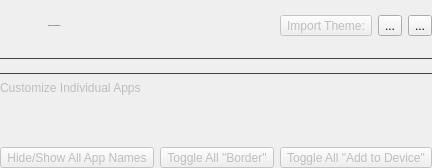
            <widget class="QWidget" name="themingPage">
             <layout class="QVBoxLayout" name="verticalLayout_23">
              <property name="leftMargin">
               <number>0</number>
              </property>
              <property name="topMargin">
               <number>0</number>
              </property>
              <property name="rightMargin">
               <number>0</number>
              </property>
              <property name="bottomMargin">
               <number>0</number>
              </property>
              <item>
               <widget class="QWidget" name="horizontalWidget_8" native="true">
                <layout class="QHBoxLayout" name="horizontalLayout_23">
                 <property name="spacing">
                  <number>10</number>
                 </property>
                 <property name="leftMargin">
                  <number>0</number>
                 </property>
                 <property name="topMargin">
                  <number>9</number>
                 </property>
                 <property name="rightMargin">
                  <number>0</number>
                 </property>
                 <property name="bottomMargin">
                  <number>9</number>
                 </property>
                 <item>
                  <widget class="QToolButton" name="themesBtn">
                   <property name="enabled">
                    <bool>true</bool>
                   </property>
                   <property name="styleSheet">
                    <string notr="true">QToolButton {
	icon-size: 24px;
	background-color: transparent;
	padding-left: 0px;
	padding-right: 5px;
	border-radius: 0px;
}</string>
                   </property>
                   <property name="icon">
                    <iconset>
                     <normaloff>:/icon/iphone-island.svg</normaloff>:/icon/iphone-island.svg</iconset>
                   </property>
                   <property name="iconSize">
                    <size>
                     <width>30</width>
                     <height>30</height>
                    </size>
                   </property>
                  </widget>
                 </item>
                 <item>
                  <widget class="QWidget" name="verticalWidget_7" native="true">
                   <layout class="QVBoxLayout" name="verticalLayout_21">
                    <property name="spacing">
                     <number>6</number>
                    </property>
                    <property name="leftMargin">
                     <number>0</number>
                    </property>
                    <property name="topMargin">
                     <number>0</number>
                    </property>
                    <property name="rightMargin">
                     <number>0</number>
                    </property>
                    <property name="bottomMargin">
                     <number>0</number>
                    </property>
                    <item>
                     <widget class="QLabel" name="themesLbl">
                      <property name="font">
                       <font>
                        <pointsize>-1</pointsize>
                        <bold>false</bold>
                       </font>
                      </property>
                      <property name="text">
                       <string>Mobile Gestalt Modifications</string>
                      </property>
                     </widget>
                    </item>
                   </layout>
                  </widget>
                 </item>
                 <item>
                  <spacer name="horizontalSpacer_10">
                   <property name="orientation">
                    <enum>Qt::Horizontal</enum>
                   </property>
                   <property name="sizeHint" stdset="0">
                    <size>
                     <width>40</width>
                     <height>20</height>
                    </size>
                   </property>
                  </spacer>
                 </item>
                 <item>
                  <widget class="QWidget" name="horizontalWidget" native="true">
                   <layout class="QHBoxLayout" name="horizontalLayout_26">
                    <property name="leftMargin">
                     <number>0</number>
                    </property>
                    <property name="topMargin">
                     <number>0</number>
                    </property>
                    <property name="rightMargin">
                     <number>0</number>
                    </property>
                    <property name="bottomMargin">
                     <number>0</number>
                    </property>
                    <item>
                     <widget class="QToolButton" name="importThemeBtn">
                      <property name="enabled">
                       <bool>false</bool>
                      </property>
                      <property name="styleSheet">
                       <string notr="true">QToolButton {
	background: none;
}</string>
                      </property>
                      <property name="text">
                       <string>Import Theme:</string>
                      </property>
                     </widget>
                    </item>
                    <item>
                     <widget class="QToolButton" name="importThemeFolderBtn">
                      <property name="text">
                       <string>...</string>
                      </property>
                      <property name="icon">
                       <iconset>
                        <normaloff>:/icon/folder.svg</normaloff>:/icon/folder.svg</iconset>
                      </property>
                     </widget>
                    </item>
                    <item>
                     <widget class="QToolButton" name="importThemeZipBtn">
                      <property name="text">
                       <string>...</string>
                      </property>
                      <property name="icon">
                       <iconset>
                        <normaloff>:/icon/file-earmark-zip.svg</normaloff>:/icon/file-earmark-zip.svg</iconset>
                      </property>
                     </widget>
                    </item>
                   </layout>
                  </widget>
                 </item>
                </layout>
               </widget>
              </item>
              <item>
               <widget class="Line" name="line_15">
                <property name="styleSheet">
                 <string notr="true">QFrame {
	color: #414141;
}</string>
                </property>
                <property name="frameShadow">
                 <enum>QFrame::Plain</enum>
                </property>
                <property name="orientation">
                 <enum>Qt::Horizontal</enum>
                </property>
               </widget>
              </item>
              <item>
               <widget class="QWidget" name="themesPageContent" native="true">
                <property name="enabled">
                 <bool>false</bool>
                </property>
                <layout class="QVBoxLayout" name="verticalLayout_22">
                 <property name="leftMargin">
                  <number>0</number>
                 </property>
                 <property name="topMargin">
                  <number>0</number>
                 </property>
                 <property name="rightMargin">
                  <number>0</number>
                 </property>
                 <property name="bottomMargin">
                  <number>0</number>
                 </property>
                 <item>
                  <widget class="QWidget" name="themesCnt" native="true"/>
                 </item>
                 <item>
                  <widget class="Line" name="line">
                   <property name="styleSheet">
                    <string notr="true">QFrame {
	color: #414141;
}</string>
                   </property>
                   <property name="frameShadow">
                    <enum>QFrame::Plain</enum>
                   </property>
                   <property name="orientation">
                    <enum>Qt::Horizontal</enum>
                   </property>
                  </widget>
                 </item>
                 <item>
                  <widget class="QLabel" name="label_3">
                   <property name="text">
                    <string>Customize Individual Apps</string>
                   </property>
                  </widget>
                 </item>
                 <item>
                  <widget class="QWidget" name="iconsCnt" native="true"/>
                 </item>
                 <item>
                  <spacer name="verticalSpacer_9">
                   <property name="orientation">
                    <enum>Qt::Vertical</enum>
                   </property>
                   <property name="sizeHint" stdset="0">
                    <size>
                     <width>20</width>
                     <height>40</height>
                    </size>
                   </property>
                  </spacer>
                 </item>
                 <item>
                  <widget class="QWidget" name="horizontalWidget" native="true">
                   <layout class="QHBoxLayout" name="horizontalLayout_16">
                    <property name="leftMargin">
                     <number>0</number>
                    </property>
                    <property name="topMargin">
                     <number>0</number>
                    </property>
                    <property name="rightMargin">
                     <number>0</number>
                    </property>
                    <property name="bottomMargin">
                     <number>0</number>
                    </property>
                    <item>
                     <widget class="QToolButton" name="hideNamesBtn">
                      <property name="sizePolicy">
                       <sizepolicy hsizetype="Expanding" vsizetype="Fixed">
                        <horstretch>0</horstretch>
                        <verstretch>0</verstretch>
                       </sizepolicy>
                      </property>
                      <property name="text">
                       <string>Hide/Show All App Names</string>
                      </property>
                     </widget>
                    </item>
                    <item>
                     <widget class="QToolButton" name="borderAllBtn">
                      <property name="sizePolicy">
                       <sizepolicy hsizetype="Expanding" vsizetype="Fixed">
                        <horstretch>0</horstretch>
                        <verstretch>0</verstretch>
                       </sizepolicy>
                      </property>
                      <property name="text">
                       <string>Toggle All &quot;Border&quot;</string>
                      </property>
                     </widget>
                    </item>
                    <item>
                     <widget class="QToolButton" name="addAllBtn">
                      <property name="sizePolicy">
                       <sizepolicy hsizetype="Expanding" vsizetype="Fixed">
                        <horstretch>0</horstretch>
                        <verstretch>0</verstretch>
                       </sizepolicy>
                      </property>
                      <property name="text">
                       <string>Toggle All &quot;Add to Device&quot;</string>
                      </property>
                     </widget>
                    </item>
                   </layout>
                  </widget>
                 </item>
                </layout>
               </widget>
              </item>
             </layout>
            </widget>
